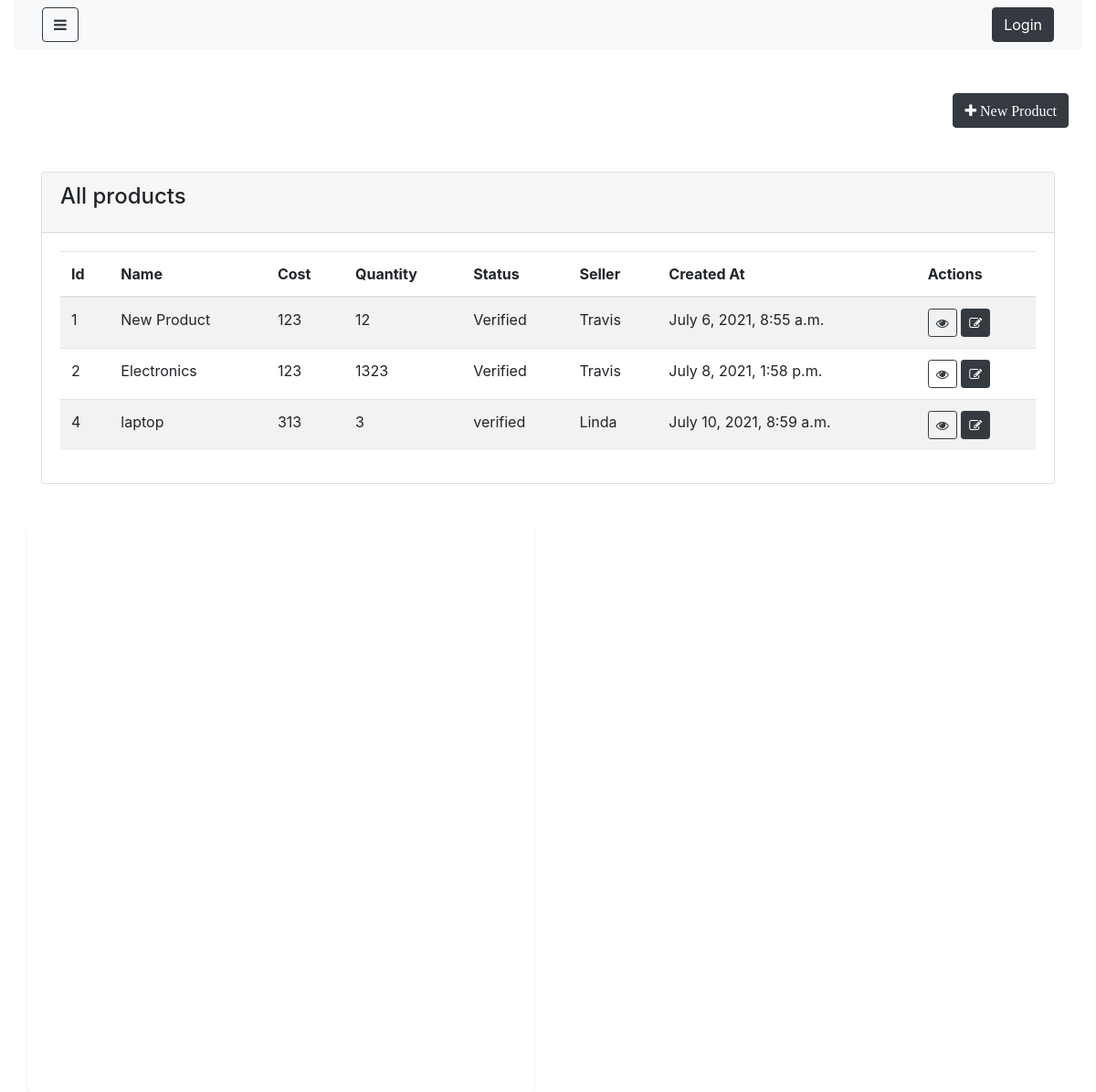
/products/, run on an earlier commit of the app's database.
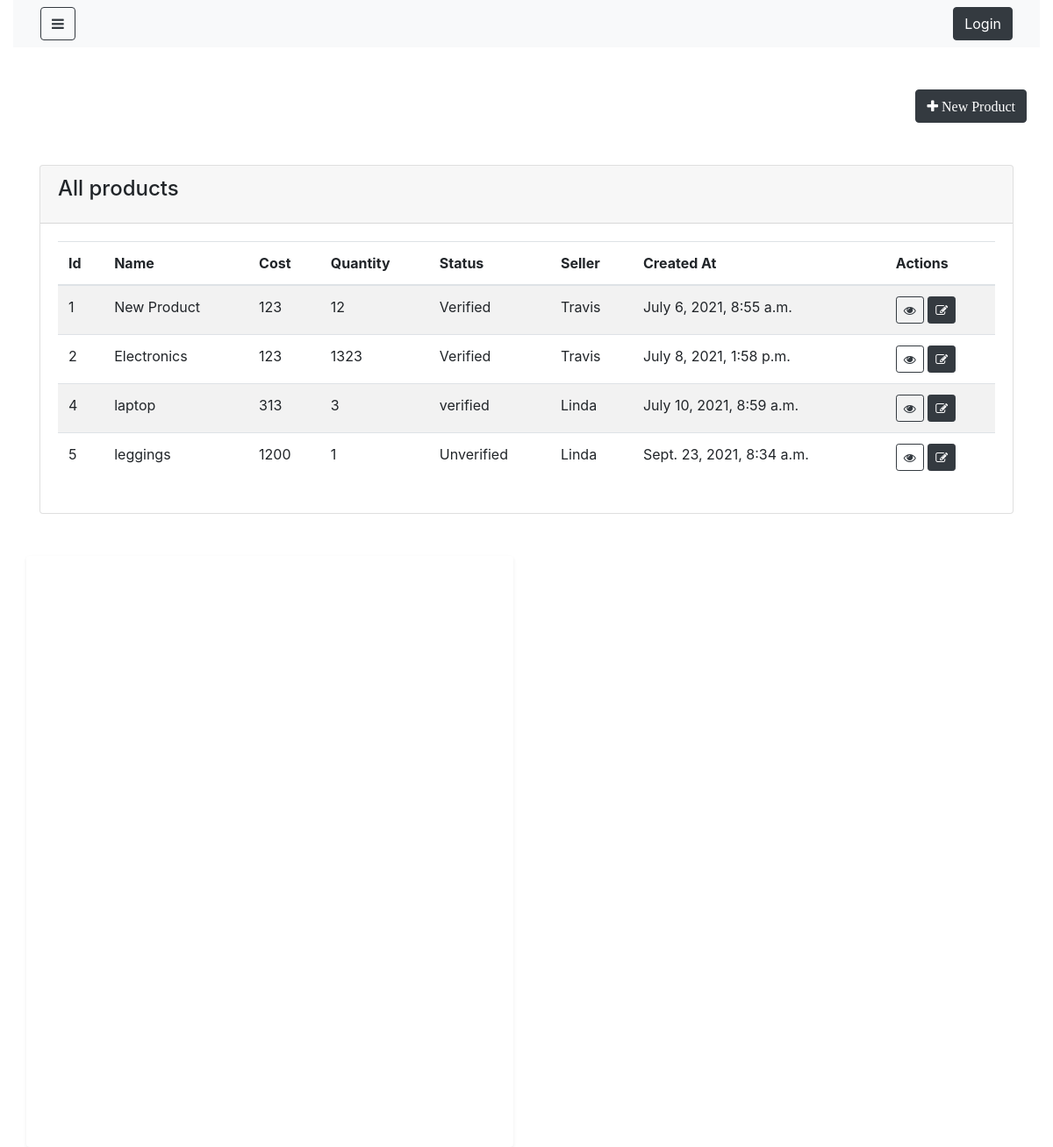
And on a later commit of the database.
### shop/models.py (models this page shows, shortened)
class Product(models.Model):
    name=models.CharField(max_length=100, null=False, blank=False)
    cost=models.IntegerField(null= False, blank= False)
    quantity=models.IntegerField(null= False, blank= False)
    description=models.TextField(null=False, blank=False)
    image=models.FileField(upload_to='images')
    featured=models.BooleanField(default=False)
    status=models.CharField(max_length=100, null=False, blank=True, default='Unverified')
    category_id=models.ForeignKey('category',on_delete=models.CASCADE,blank=True,null=True)
    seller_id=models.ForeignKey('seller',on_delete=models.CASCADE,blank=True,null=True)
    created_at=models.DateTimeField(auto_now_add=True)
    updated_at= models.DateTimeField(auto_now_add=True)

class Seller(models.Model):
    name=models.CharField(max_length=100, null=False, blank=False)
    email=models.CharField(max_length=100, null=False, blank=False)
    phone_number=models.IntegerField(null= True, blank= True)
    business_number=models.IntegerField(null= True, blank= True)
    status=models.CharField(max_length=100, null=False, blank=True, default='Unverified')
    external_url=models.CharField(max_length=100, null=True, blank=True)
    password=models.CharField(max_length=100, null=False, blank=False)
    created_at=models.DateTimeField(auto_now_add=True)
    updated_at= models.DateTimeField(auto_now_add=True)
    def __str__(self):
        return self.name

### shop/views.py (the view)
# urls.py: path('products/',ProductList.as_view(),name="Product"),
class ProductList(ListView):
    login_required= True
    model =Product
    template_name= "shop/admin/product_list.html"

### shop/templates/shop/admin/product_list.html (shortened to what this page needs)
{% extends 'shop/admin/layouts/admin_master.html' %}
{% block content %}
<div class="container">
    <div class="row my-5">
        <a href="{% url 'Product_create' %}" class="btn btn-dark ml-auto" >
            <i class ="fa fa-plus" aria-hidden="true"> New Product </i>
        </a>
    </div>
    <div class="row justify-content-center my-5">
        <div class="col-lg-12">
            <div class="card">
                <div class="card-header">
                    <h4 class="card-title">All products</h4>
                </div>
                <div class="card-body">
                    <table class="table table-striped table-hover">
                        <thead>
                            <tr>
                                <th>Id</th>
                                <th>Name</th>
                                <th>Cost</th>
                                <th>Quantity</th>
                                <th>Status</th>
                                <th>Seller</th>
                                <th>Created At</th>
                                <th>Actions</th>
                            </tr>
                        </thead>
                        <tbody>
                            {% for object in object_list %}
                               <tr>
                                   <td>{{object.id}}</td>
                                   <td>{{object.name}}</td>
                                   <td>{{object.cost}}</td>
                                   <td>{{object.quantity}}</td>
                                   <td>{{object.status}}</td>
                                   <td>{{object.seller_id}}</td>
                                   <td>{{object.created_at}}</td>
                                   <td>
                                    <a href="{% url 'product_detail' object.id %}"
                                    class="btn btn-outline-dark btn-sm">
                                     <i class="fa fa-eye"></i>
                                   </a>
                                       <a href="{% url 'product_update' object.id %}"
                                        class="btn btn-dark btn-sm">
                                         <i class="fa fa-edit"></i>
                                       </a>
                                   </td>
                               </tr>
                            {% endfor %}
                        </tbody>
                    </table>
                </div>
            </div>
        </div>
    </div>
</div>
<div class="col-lg-6 col-md-12 h-100 ">
    <div class="card h-100 border-0 shadow-sm">
        <div class="card-body h-100">
        </div>
        </div>
    </div>
</div>
{% endblock %}

What changed in the data, as far as the page shows it:
added Product: id "5", name "leggings", cost "1200", quantity "1", status "Unverified", seller_id "Linda", created_at "Sept. 23, 2021, 8:34 a.m."
